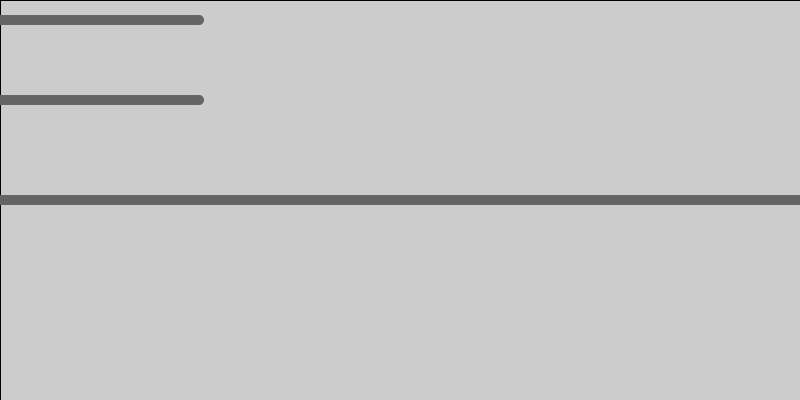
Frame 1 (no input)
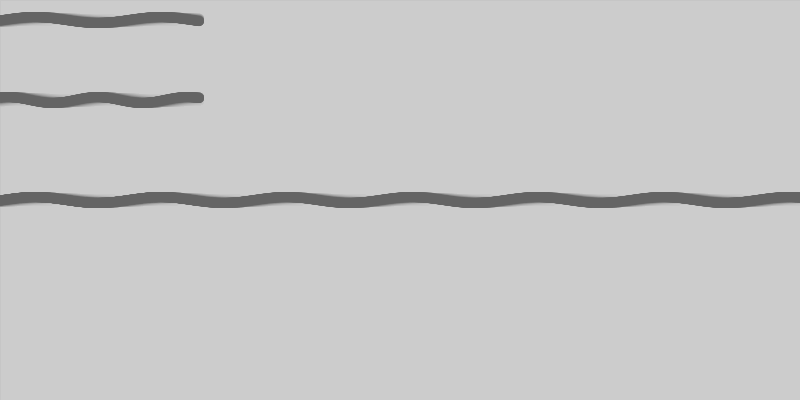
Frame 60 (the mouse pressed at the canvas centre just before this capture)
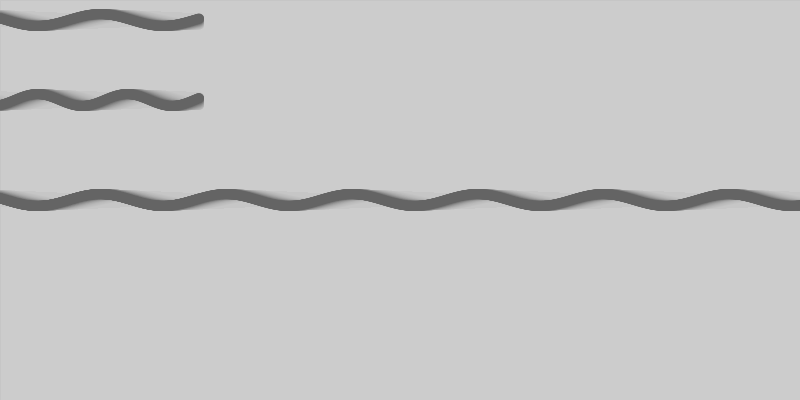
Frame 120 (the mouse held since frame 60 and released just before this capture)

The Processing sketch that drew these frames (run headless with seeded random() and noise(); from frame 60 on, the mouse is pressed at the canvas centre):

// Processing sketch: processing_157065
// ── processing_157065.pde

float posX;
float posY;
int speedX = 0;
int speedY = 0;

float amp = 0;
float vel = 0.05;


void setup() {
  size(800, 400);
}

void draw() {
  //background(200);
  fill(200, 20);
  rect(0, 0, width, height);
  
  noStroke();
  fill(100);

  for (int i = 0; i < 2000; i++) {
    posX = i;
    //y = A * sin (kx) + B
    posY = amp * sin(0.05 * (posX + frameCount)) + 200; //add frame count to (posX) Only the Y coordinate changes
    ellipse(posX, posY, 10, 10);
  }
  for (int i = 0; i < 200; i++) {
    posX = i;
    //y = A * sin (kx) + B
    posY = amp * sin(0.05 * (posX + frameCount)) + 200; //add frame count to (posX) Only the Y coordinate changes
    ellipse(posX, posY, 10, 10);
  }
  for (int i = 0; i < 200; i++) {
    posX = i;
    //y = A * sin (kx) + B
    posY = amp * sin(0.05 * (posX + frameCount)) + 20; //add frame count to (posX) Only the Y coordinate changes
    ellipse(posX, posY, 10, 10);
  }
    for (int i = 0; i < 200; i++) {
    posX = i;
    //y = A * sin (kx) + B
    posY = amp * sin(0.07 * (posX + frameCount)) + 100; //add frame count to (posX) Only the Y coordinate changes
    ellipse(posX, posY, 10, 10);
  }
//  for (int i = 0; i < 1000; i++) {
//    posX = i;
//    //y = A * sin (kx) + B
//    posY = mouseY/2 * sin(0.04 * (posX + frameCount)) + 200; //add frame count to (posX) Only the Y coordinate changes
//    ellipse(posX, posY, mouseX/40, mouseX/40);
//  }

  if(amp > 20 || amp < 0){
    vel *= -1;
  }
  
  amp += vel;
}
